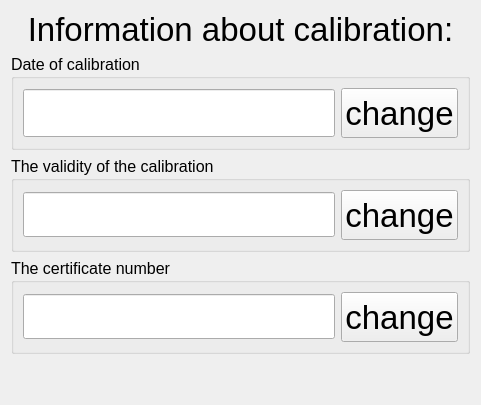
              <widget class="QWidget" name="calibrationInfoPage">
               <layout class="QVBoxLayout" name="verticalLayout_38">
                <item>
                 <widget class="QLabel" name="label_8">
                  <property name="font">
                   <font>
                    <pointsize>25</pointsize>
                   </font>
                  </property>
                  <property name="text">
                   <string>Information about calibration:</string>
                  </property>
                  <property name="alignment">
                   <set>Qt::AlignCenter</set>
                  </property>
                 </widget>
                </item>
                <item>
                 <widget class="QGroupBox" name="groupBox">
                  <property name="font">
                   <font>
                    <pointsize>12</pointsize>
                   </font>
                  </property>
                  <property name="title">
                   <string>Date of calibration</string>
                  </property>
                  <layout class="QHBoxLayout" name="horizontalLayout_20">
                   <item>
                    <widget class="QLineEdit" name="calibrationDateLineEdit">
                     <property name="font">
                      <font>
                       <pointsize>26</pointsize>
                      </font>
                     </property>
                    </widget>
                   </item>
                   <item>
                    <widget class="QPushButton" name="changeCalibrationDateButton">
                     <property name="sizePolicy">
                      <sizepolicy hsizetype="Minimum" vsizetype="Minimum">
                       <horstretch>0</horstretch>
                       <verstretch>0</verstretch>
                      </sizepolicy>
                     </property>
                     <property name="minimumSize">
                      <size>
                       <width>0</width>
                       <height>50</height>
                      </size>
                     </property>
                     <property name="font">
                      <font>
                       <pointsize>25</pointsize>
                      </font>
                     </property>
                     <property name="focusPolicy">
                      <enum>Qt::StrongFocus</enum>
                     </property>
                     <property name="text">
                      <string>change</string>
                     </property>
                    </widget>
                   </item>
                  </layout>
                 </widget>
                </item>
                <item>
                 <widget class="QGroupBox" name="groupBox_5">
                  <property name="font">
                   <font>
                    <pointsize>12</pointsize>
                   </font>
                  </property>
                  <property name="title">
                   <string>The validity of the calibration</string>
                  </property>
                  <layout class="QHBoxLayout" name="horizontalLayout_52">
                   <item>
                    <widget class="QLineEdit" name="calibrationValidityLineEdit">
                     <property name="font">
                      <font>
                       <pointsize>25</pointsize>
                      </font>
                     </property>
                    </widget>
                   </item>
                   <item>
                    <widget class="QPushButton" name="changeCalibrationValidityButton">
                     <property name="sizePolicy">
                      <sizepolicy hsizetype="Minimum" vsizetype="Minimum">
                       <horstretch>0</horstretch>
                       <verstretch>0</verstretch>
                      </sizepolicy>
                     </property>
                     <property name="minimumSize">
                      <size>
                       <width>0</width>
                       <height>50</height>
                      </size>
                     </property>
                     <property name="font">
                      <font>
                       <pointsize>25</pointsize>
                      </font>
                     </property>
                     <property name="text">
                      <string>change</string>
                     </property>
                    </widget>
                   </item>
                  </layout>
                 </widget>
                </item>
                <item>
                 <widget class="QGroupBox" name="groupBox_6">
                  <property name="font">
                   <font>
                    <pointsize>12</pointsize>
                   </font>
                  </property>
                  <property name="title">
                   <string>The certificate number</string>
                  </property>
                  <layout class="QHBoxLayout" name="horizontalLayout_53">
                   <item>
                    <widget class="QLineEdit" name="calibrationCertificateNumberLineEdit">
                     <property name="font">
                      <font>
                       <pointsize>25</pointsize>
                      </font>
                     </property>
                    </widget>
                   </item>
                   <item>
                    <widget class="QPushButton" name="changeCertificatNumberButton">
                     <property name="sizePolicy">
                      <sizepolicy hsizetype="Minimum" vsizetype="Minimum">
                       <horstretch>0</horstretch>
                       <verstretch>0</verstretch>
                      </sizepolicy>
                     </property>
                     <property name="minimumSize">
                      <size>
                       <width>0</width>
                       <height>50</height>
                      </size>
                     </property>
                     <property name="font">
                      <font>
                       <pointsize>25</pointsize>
                      </font>
                     </property>
                     <property name="text">
                      <string>change</string>
                     </property>
                    </widget>
                   </item>
                  </layout>
                 </widget>
                </item>
                <item>
                 <spacer name="verticalSpacer_5">
                  <property name="orientation">
                   <enum>Qt::Vertical</enum>
                  </property>
                  <property name="sizeHint" stdset="0">
                   <size>
                    <width>20</width>
                    <height>40</height>
                   </size>
                  </property>
                 </spacer>
                </item>
               </layout>
              </widget>
